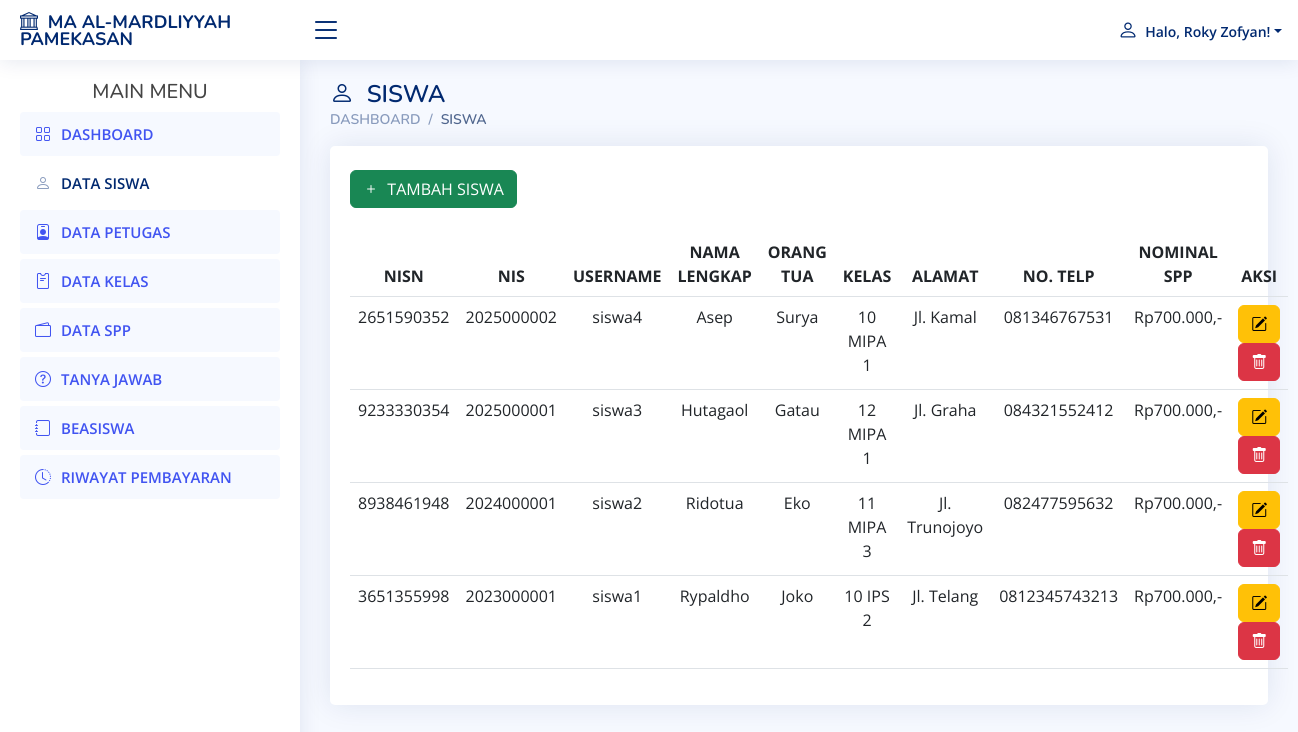
The page /admin/siswa.php (signed in) on the database its author committed.
### tables this page shows
CREATE TABLE `petugas` (
  `id_petugas` int(11) NOT NULL,
  `username` varchar(25) NOT NULL,
  `password` varchar(32) NOT NULL,
  `nama_petugas` varchar(35) NOT NULL,
  `level` enum('admin','petugas') NOT NULL,
  `foto` varchar(255) NOT NULL
);

CREATE TABLE `siswa` (
  `nisn` varchar(10) NOT NULL,
  `nis` varchar(50) NOT NULL,
  `username` varchar(50) NOT NULL,
  `password` varchar(50) NOT NULL,
  `nama` varchar(35) NOT NULL,
  `id_kelas` int(11) NOT NULL,
  `alamat` text NOT NULL,
  `no_telp` varchar(13) NOT NULL,
  `id_spp` int(11) NOT NULL,
  `foto` varchar(255) NOT NULL,
  `nama_ortu` varchar(255) NOT NULL,
  `pengajuan_baru` tinyint(4) NOT NULL DEFAULT 0
);

CREATE TABLE `kelas` (
  `id_kelas` int(11) NOT NULL,
  `nama_kelas` varchar(10) NOT NULL,
  `kompetensi_keahlian` varchar(50) NOT NULL
);

CREATE TABLE `spp` (
  `id_spp` int(11) NOT NULL,
  `tahun_ajaran` int(11) NOT NULL,
  `nominal` int(11) NOT NULL
);

### admin/siswa.php (the view, shortened to what this page needs)
<?php
require "../db.php";
$page = "siswa";
?>
<!DOCTYPE html>
<html lang="en">
<head>
    <?php include 'aset.php'; ?>
</head>
<body>
    <?php require "atas.php"; ?>
    <?php require "menu.php"; ?>
    <main id="main" class="main">
        <div class="pagetitle">
            <h1><i class="bi bi-person"></i>&nbsp; SISWA</h1>
            <nav>
                <ol class="breadcrumb">
                    <li class="breadcrumb-item"><a href="index.php">DASHBOARD</a></li>
                    <li class="breadcrumb-item active">SISWA</li>
                </ol>
            </nav>
        </div>
        <section class="section">
            <div class="row">
                <div class="col-lg-12">
                    <div class="card">
                        <div class="card-body">
                            <br>
                            <button type="button" class="btn btn-success" data-bs-toggle="modal" data-bs-target="#tambahData"><i class="bi bi-plus"></i>&nbsp; TAMBAH SISWA</button>
                            <br><br>
                            <table class="table datatable">
                                <thead>
                                    <tr>
                                        <th><center>NISN</center></th>
                                        <th><center>NIS</center></th>
                                        <th><center>USERNAME</center></th>
                                        <th><center>NAMA LENGKAP</center></th>
                                        <th><center>ORANG TUA</center></th>
                                        <th><center>KELAS</center></th>
                                        <th><center>ALAMAT</center></th>
                                        <th><center>NO. TELP</center></th>
                                        <th><center>NOMINAL SPP</center></th>
                                        <th><center>AKSI</center></th>
                                    </tr>
                                </thead>
                                <tbody>
                                <?php
                                $sql = mysqli_query($kon, "SELECT * FROM siswa ORDER BY nis DESC");
                                while ($gb = mysqli_fetch_array($sql)) {
                                    $spp = mysqli_query($kon, "SELECT * FROM spp WHERE id_spp = " . $gb["id_spp"]);
                                    $sppnye = mysqli_fetch_array($spp);
                                    $nominal_spp = ($sppnye && isset($sppnye["nominal"])) ? $sppnye["nominal"] : 0;
                                ?>
                                <tr>
                                    <td><center><?= $gb["nisn"] ?></center></td>
                                    <td><center><?= $gb["nis"] ?></center></td>
                                    <td><center><?= $gb["username"] ?></center></td>
                                    <td><center><?= $gb["nama"] ?></center></td>
                                    <td><center><?= $gb["nama_ortu"] ?></center></td>
                                    <td>
                                        <center>
                                            <?php
                                                $kelas = mysqli_query($kon, "SELECT * FROM kelas WHERE id_kelas = ". $gb["id_kelas"]);
                                                $kelasnya = mysqli_fetch_array($kelas);
                                                echo $kelasnya["nama_kelas"];
                                            ?>
                                        </center>
                                    </td>
                                    <td><center><?= $gb["alamat"] ?></center></td>
                                    <td><center><?= $gb["no_telp"] ?></center></td>
                                    <td>
                                        <center>
                                            Rp<?= number_format($nominal_spp, 0, "", ".") ?>,-
                                        </center>
                                    </td>
                                    <td><center>
                                        <button type="button" data-bs-toggle="modal" data-bs-target="#editData<?= $gb["nis"] ?>" class="btn btn-warning"><i class="bi bi-pencil-square"></i></button>
                                        <button type="button" data-bs-toggle="modal" data-bs-target="#hapusData<?= $gb["nis"] ?>" class="btn btn-danger"><i class="bi bi-trash"></i></button>
                                    </center></td>
                                </tr>
                                <?php } ?>
                                </tbody>
                            </table>
                        </div>
                    </div>
                </div>
            </div>
        </section>
    </main>
</body>
</html>

### admin/aset.php (shortened to what this page needs)
<link href="../assets/vendor/bootstrap/css/bootstrap.min.css" rel="stylesheet">
<link href="../assets/vendor/bootstrap-icons/bootstrap-icons.css" rel="stylesheet">
<link href="../assets/vendor/boxicons/css/boxicons.min.css" rel="stylesheet">
<link href="../assets/vendor/quill/quill.snow.css" rel="stylesheet">
<link href="../assets/vendor/quill/quill.bubble.css" rel="stylesheet">
<link href="../assets/vendor/remixicon/remixicon.css" rel="stylesheet">
<link href="../assets/vendor/simple-datatables/style.css" rel="stylesheet">
<link href="../assets/css/style.css" rel="stylesheet">

### admin/atas.php (shortened to what this page needs)
<header id="header" class="header fixed-top d-flex align-items-center">
    <div class="d-flex align-items-center justify-content-between">
      <a href="index.php" class="logo d-flex align-items-center">
        <span class="d-none d-lg-block" style="font-size: 18px;"><i class="bi bi-bank"></i>&nbsp; MA AL-MARDLIYYAH PAMEKASAN</span>
      </a>
      <i class="bi bi-list toggle-sidebar-btn"></i>
    </div>
    <nav class="header-nav ms-auto">
      <ul class="d-flex align-items-center">
        <li class="nav-item dropdown pe-3">
          <a class="nav-link nav-profile d-flex align-items-center pe-0" href="#" data-bs-toggle="dropdown">
          <?php
            require "../db.php";
            $nisn = $_SESSION["admin"];
            $query = "SELECT nama_petugas FROM petugas WHERE id_petugas = ?";
            $stmt = mysqli_prepare($kon, $query);
            mysqli_stmt_bind_param($stmt, "s", $nisn);
            mysqli_stmt_execute($stmt);
            $result = mysqli_stmt_get_result($stmt);
            $row = mysqli_fetch_assoc($result);
            if ($row) {
                $nama_petugas = $row['nama_petugas'];
            } else {
                $nama_petugas = 'Petugas Tidak Ditemukan';
            }
            ?>            <span class="d-none d-md-block dropdown-toggle ps-2"><i style="font-size: 20px" class="bi bi-person"></i>&nbsp; Halo, <?= htmlspecialchars($nama_petugas) ?>!</span>
          </a>
        </li>
      </ul>
    </nav>
  </header>

### admin/menu.php
<aside id="sidebar" class="sidebar">
    <ul class="sidebar-nav" id="sidebar-nav">
    <h5 class="text-center">MAIN MENU</h5>
      <li class="nav-item">
        <a class="nav-link <?php if($page == "dashboard"){ echo "collapsed"; } ?>" href="index.php">
          <i class="bi bi-grid"></i>
          <span>DASHBOARD</span>
        </a>
      </li>
      <li class="nav-item">
        <a class="nav-link <?php if($page == "siswa"){ echo "collapsed"; } ?>" href="siswa.php">
          <i class="bi bi-person"></i>
          <span>DATA SISWA</span>
        </a>
      </li>
      <li class="nav-item">
        <a class="nav-link <?php if($page == "petugas"){ echo "collapsed"; } ?>" href="petugas.php">
          <i class="bi bi-person-badge"></i>
          <span>DATA PETUGAS</span>
        </a>
      </li>
      <li class="nav-item">
        <a class="nav-link <?php if($page == "kelas"){ echo "collapsed"; } ?>" href="kelas.php">
          <i class="bi bi-pass"></i>
          <span>DATA KELAS</span>
        </a>
      </li>
      <li class="nav-item">
        <a class="nav-link <?php if($page == "spp"){ echo "collapsed"; } ?>" href="spp.php">
          <i class="bi bi-wallet2"></i>
          <span>DATA SPP</span>
        </a>
      </li>
      <li class="nav-item">
        <a class="nav-link <?php if($page == "tanyajawab"){ echo "collapsed"; } ?>" href="tanyajawab.php">
          <i class="bi bi-question-circle"></i>
          <span>TANYA JAWAB</span>
        </a>
      </li>
      <li class="nav-item">
        <a class="nav-link <?php if($page == "beasiswa"){ echo "collapsed"; } ?>" href="beasiswa.php">
          <i class="bi bi-journal"></i>
          <span>BEASISWA</span>
        </a>
      </li>
      <li class="nav-item">
        <a class="nav-link <?php if($page == "riwayatpembayaran"){ echo "collapsed"; } ?>" href="riwayatpembayaran.php">
          <i class="bi bi-clock-history"></i>
          <span>RIWAYAT PEMBAYARAN</span>
        </a>
      </li>
    </ul>
</aside>

### assets/css/style.css (style rules this page uses)
:root { scroll-behavior: smooth; }
body { font-family: "Open Sans", sans-serif; background: #f6f9ff; color: #444444; }
a { color: #4154f1; text-decoration: none; }
h1, h2, h3, h4, h5, h6 { font-family: "Nunito", sans-serif; }
#main { margin-top: 60px; padding: 20px 30px; transition: all 0.3s; }
.pagetitle { margin-bottom: 10px; }
.pagetitle h1 { font-size: 24px; margin-bottom: 0; font-weight: 600; color: #012970; }
.card { margin-bottom: 30px; border: none; border-radius: 5px; box-shadow: 0px 0 30px rgba(1, 41, 112, 0.1); }
.card-body { padding: 0 20px 20px 20px; }
.breadcrumb { font-size: 14px; font-family: "Nunito", sans-serif; color: #899bbd; font-weight: 600; }
.breadcrumb a { color: #899bbd; transition: 0.3s; }
.breadcrumb .breadcrumb-item::before { color: #899bbd; }
.breadcrumb .active { color: #51678f; font-weight: 600; }
.logo { line-height: 1; }
@media (min-width: 1200px) { .logo { width: 280px; } }
.logo span { font-size: 26px; font-weight: 700; color: #012970; font-family: "Nunito", sans-serif; }
.header { transition: all 0.5s; z-index: 997; height: 60px; box-shadow: 0px 2px 20px rgba(1, 41, 112, 0.1); background-color: #fff; padding-left: 20px; }
.header .toggle-sidebar-btn { font-size: 32px; padding-left: 10px; cursor: pointer; color: #012970; }
.header-nav ul { list-style: none; }
.header-nav>ul { margin: 0; padding: 0; }
.header-nav .nav-profile { color: #012970; }
.header-nav .nav-profile span { font-size: 14px; font-weight: 600; }
.sidebar { position: fixed; top: 60px; left: 0; bottom: 0; width: 300px; z-index: 996; transition: all 0.3s; padding: 20px; overflow-y: auto; scrollbar-width: thin; scrollbar-color: #aab7cf transparent; box-shadow: 0px 0px 20px rgba(1, 41, 112, 0.1); background-color: #fff; }
@media (min-width: 1200px) { #main, #footer { margin-left: 300px; } }
.sidebar-nav { padding: 0; margin: 0; list-style: none; }
.sidebar-nav li { padding: 0; margin: 0; list-style: none; }
.sidebar-nav .nav-item { margin-bottom: 5px; }
.sidebar-nav .nav-link { display: flex; align-items: center; font-size: 15px; font-weight: 600; color: #4154f1; transition: 0.3; background: #f6f9ff; padding: 10px 15px; border-radius: 4px; }
.sidebar-nav .nav-link i { font-size: 16px; margin-right: 10px; color: #4154f1; }
.sidebar-nav .nav-link.collapsed { color: #012970; background: #fff; }
.sidebar-nav .nav-link.collapsed i { color: #899bbd; }

### rows shown on the page
petugas: nama_petugas "Roky Zofyan"
siswa: nisn "2651590352", nis "2025000002", username "siswa4", nama "Asep", nama_ortu "Surya", id_kelas.nama_kelas "10 MIPA 1", alamat "Jl. Kamal", no_telp "081346767531", id_spp.nominal "700.000"
siswa: nisn "9233330354", nis "2025000001", username "siswa3", nama "Hutagaol", nama_ortu "Gatau", id_kelas.nama_kelas "12 MIPA 1", alamat "Jl. Graha", no_telp "084321552412", id_spp.nominal "700.000"
siswa: nisn "8938461948", nis "2024000001", username "siswa2", nama "Ridotua", nama_ortu "Eko", id_kelas.nama_kelas "11 MIPA 3", alamat "Jl. Trunojoyo", no_telp "082477595632", id_spp.nominal "700.000"
siswa: nisn "3651355998", nis "2023000001", username "siswa1", nama "Rypaldho", nama_ortu "Joko", id_kelas.nama_kelas "10 IPS 2", alamat "Jl. Telang", no_telp "0812345743213", id_spp.nominal "700.000"
